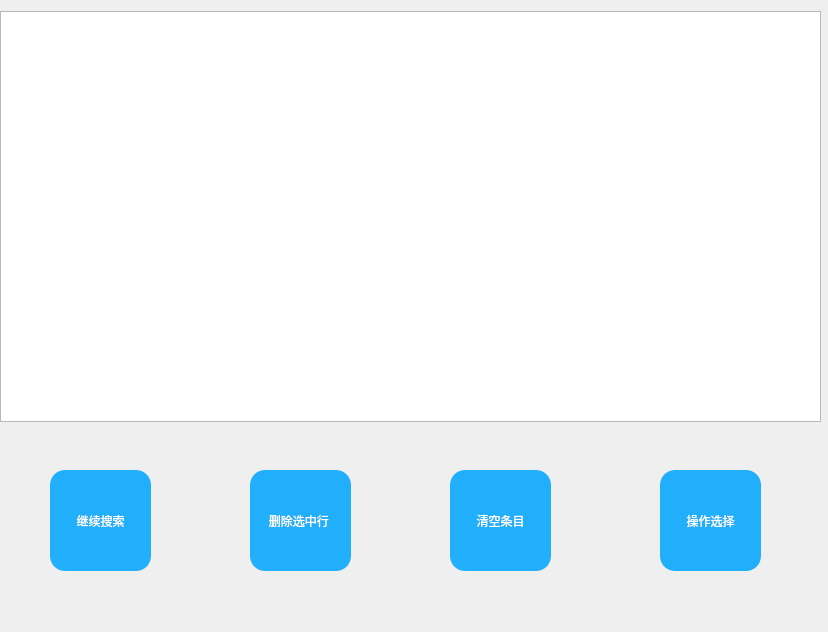
<?xml version="1.0" encoding="UTF-8"?>
<ui version="4.0">
 <class>Form</class>
 <widget class="QWidget" name="Form">
  <property name="geometry">
   <rect>
    <x>0</x>
    <y>0</y>
    <width>828</width>
    <height>632</height>
   </rect>
  </property>
  <property name="windowTitle">
   <string>Form</string>
  </property>
  <widget class="QTableView" name="mytableview">
   <property name="geometry">
    <rect>
     <x>0</x>
     <y>11</y>
     <width>821</width>
     <height>411</height>
    </rect>
   </property>
  </widget>
  <widget class="QPushButton" name="pushButton">
   <property name="geometry">
    <rect>
     <x>50</x>
     <y>470</y>
     <width>101</width>
     <height>101</height>
    </rect>
   </property>
   <property name="styleSheet">
    <string notr="true">QPushButton {
	background-color: rgb(33, 174, 250);
	border-radius: 15px;
	color: white;
}
QPushButton:hover {
	background-color: rgb(72, 203, 250);
}
QPushButton:pressed {
	background-color: rgb(85, 85, 255);
}</string>
   </property>
   <property name="text">
    <string>继续搜索</string>
   </property>
  </widget>
  <widget class="QPushButton" name="pushButton_2">
   <property name="geometry">
    <rect>
     <x>250</x>
     <y>470</y>
     <width>101</width>
     <height>101</height>
    </rect>
   </property>
   <property name="styleSheet">
    <string notr="true">QPushButton {
	background-color: rgb(33, 174, 250);
	border-radius: 15px;
	color: white;
}
QPushButton:hover {
	background-color: rgb(72, 203, 250);
}
QPushButton:pressed {
	background-color: rgb(85, 85, 255);
}</string>
   </property>
   <property name="text">
    <string>删除选中行 </string>
   </property>
  </widget>
  <widget class="QPushButton" name="pushButton_3">
   <property name="geometry">
    <rect>
     <x>450</x>
     <y>470</y>
     <width>101</width>
     <height>101</height>
    </rect>
   </property>
   <property name="styleSheet">
    <string notr="true">QPushButton {
	background-color: rgb(33, 174, 250);
	border-radius: 15px;
	color: white;
}
QPushButton:hover {
	background-color: rgb(72, 203, 250);
}
QPushButton:pressed {
	background-color: rgb(85, 85, 255);
}</string>
   </property>
   <property name="text">
    <string>清空条目</string>
   </property>
  </widget>
  <widget class="QPushButton" name="pushButton_4">
   <property name="geometry">
    <rect>
     <x>660</x>
     <y>470</y>
     <width>101</width>
     <height>101</height>
    </rect>
   </property>
   <property name="styleSheet">
    <string notr="true">QPushButton {
	background-color: rgb(33, 174, 250);
	border-radius: 15px;
	color: white;
}
QPushButton:hover {
	background-color: rgb(72, 203, 250);
}
QPushButton:pressed {
	background-color: rgb(85, 85, 255);
}</string>
   </property>
   <property name="text">
    <string>操作选择</string>
   </property>
  </widget>
 </widget>
 <resources/>
 <connections/>
</ui>
